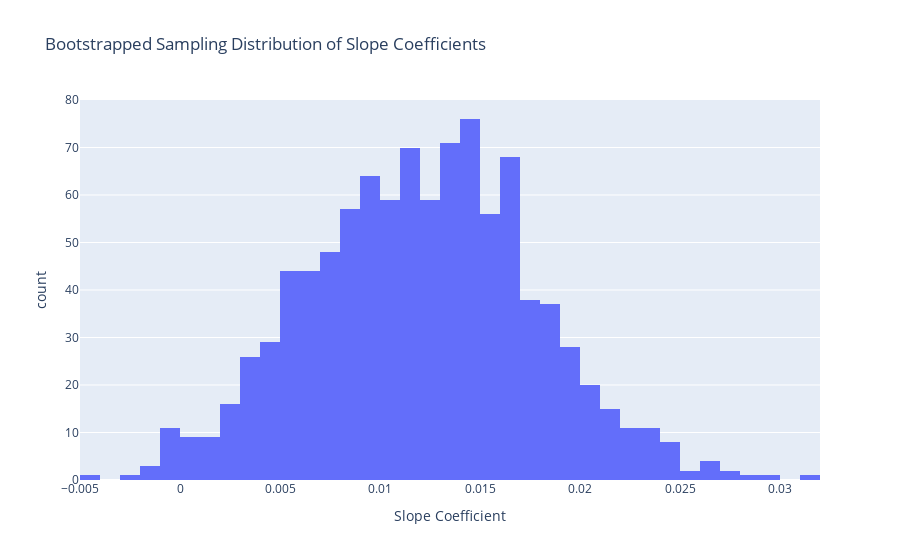
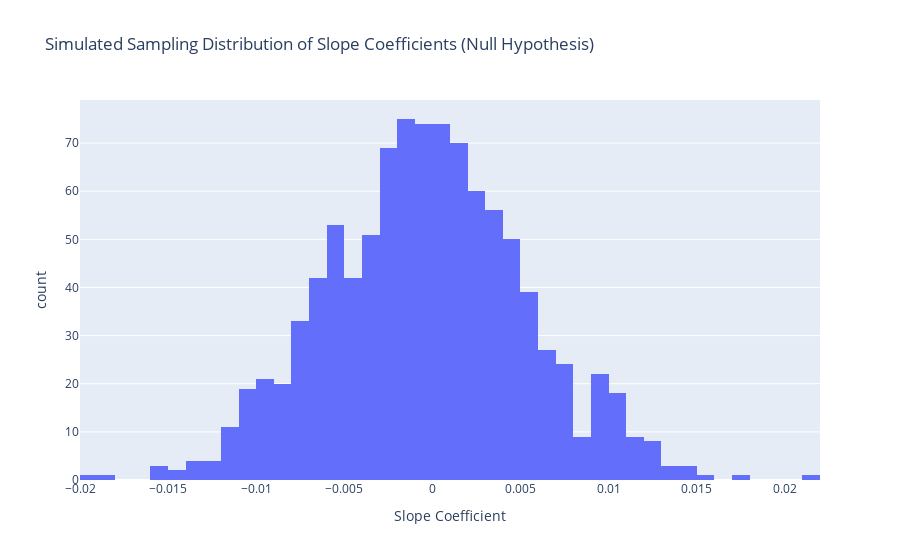

These figures' notebook cell, in order:
### Markdown cell above
Question 10

Null hypothesis (H0): There is no linear association on average between the waiting time and the duration of an eruption in the Old Faithful dataset (β1=0) considering long waiting times.

The p value listed in the output for waiting is 0.038 which suggests moderate evidence against the null hypothesis.

Summary - Hypothesis Testing: We outlined how to specify a null hypothesis of "no linear association," calculate a p-value from the simulated distribution of slope coefficients, and interpret confidence intervals for bootstrapped data.

Statistical Inferences: The task involved analyzing the Old Faithful Geyser dataset to generate bootstrapped slope coefficients, simulate data under the null hypothesis of no association, and compare observed p-values with simulated p-values to test the linear relationship between the wait time and eruption duration.

https://chatgpt.com/share/672d69d9-dce4-8004-bbb9-b56bca1b25b9

### Code cell
import numpy as np
import pandas as pd
import plotly.express as px
import statsmodels.formula.api as smf
from scipy import stats

# Create a mask for long wait times
long_wait_limit = 71
long_wait = old_faithful.waiting > long_wait_limit

# Number of bootstrapped samples
n_bootstrap = 1000
bootstrapped_slope_coefficients = []

# Perform bootstrapping
for _ in range(n_bootstrap):
    # Generate a bootstrapped sample
    bootstrap_sample = old_faithful[long_wait].sample(n=long_wait.sum(), replace=True)
    
    # Fit the linear regression model
    model = smf.ols('duration ~ waiting', data=bootstrap_sample).fit()
    
    # Collect the slope coefficient
    bootstrapped_slope_coefficients.append(model.params['waiting'])

# Visualize the bootstrapped slope coefficients
fig = px.histogram(x=bootstrapped_slope_coefficients, 
                   title="Bootstrapped Sampling Distribution of Slope Coefficients", 
                   labels={'x': 'Slope Coefficient'})
fig.show(render="png")

# Parameters for the null hypothesis simulation
beta0_sim = 1.65
beta1_sim = 0  # Null hypothesis assumption of no linear relationship
sigma_sim = 0.37

# Number of simulations
n_simulations = 1000
simulated_slope_coefficients = []

# Perform simulations
for _ in range(n_simulations):
    # Create a simulated dataset with no linear association
    old_faithful_simulation = old_faithful[long_wait].copy()
    old_faithful_simulation['duration'] = beta0_sim + beta1_sim * old_faithful_simulation['waiting'] + \
                                          stats.norm(loc=0, scale=sigma_sim).rvs(size=long_wait.sum())
    
    # Fit the linear regression model to the simulated data
    model_sim = smf.ols('duration ~ waiting', data=old_faithful_simulation).fit()
    
    # Collect the slope coefficient
    simulated_slope_coefficients.append(model_sim.params['waiting'])

# Visualize the simulated sampling distribution of slope coefficients
fig = px.histogram(x=simulated_slope_coefficients, 
                   title="Simulated Sampling Distribution of Slope Coefficients (Null Hypothesis)", 
                   labels={'x': 'Slope Coefficient'})
fig.show(render="png")

# 95% Confidence interval from bootstrapped slope coefficients
bootstrap_conf_interval = np.quantile(bootstrapped_slope_coefficients, [0.025, 0.975])
print(f"95% Bootstrapped Confidence Interval for Slope: {bootstrap_conf_interval}")

# Check if 0 is within the 95% CI
contains_zero = 0 >= bootstrap_conf_interval[0] and 0 <= bootstrap_conf_interval[1]
print(f"Does the 95% CI contain 0? {'Yes' if contains_zero else 'No'}")

# Calculate p-value from simulated slope coefficients under the null hypothesis
observed_slope = smf.ols('duration ~ waiting', data=old_faithful[long_wait]).fit().params['waiting']
simulated_p_value = (np.abs(simulated_slope_coefficients) >= np.abs(observed_slope)).mean()
print(f"Simulated p-value: {simulated_p_value}")

# Compare with the p-value from the original model
original_p_value = smf.ols('duration ~ waiting', data=old_faithful[long_wait]).fit().pvalues['waiting']
print(f"Original p-value from model summary: {original_p_value}")

### Figure 1 — Plotly figure (JSON) as saved in the notebook; plotly's stock layout.template omitted (floating-point values rounded to 4 significant figures; data arrays with more than 128 entries replaced by an {"elided": "..."} marker saying what was removed)
{"data": [{"alignmentgroup": "True", "bingroup": "x", "hovertemplate": "Slope Coefficient=%{x}<br>count=%{y}<extra></extra>", "legendgroup": "", "marker": {"color": "#636efa", "pattern": {"shape": ""}}, "name": "", "offsetgroup": "", "orientation": "v", "showlegend": false, "type": "histogram", "x": {"elided": "1000 float values"}, "xaxis": "x", "yaxis": "y"}], "layout": {"barmode": "relative", "legend": {"tracegroupgap": 0}, "title": {"text": "Bootstrapped Sampling Distribution of Slope Coefficients"}, "xaxis": {"anchor": "y", "domain": [0, 1], "title": {"text": "Slope Coefficient"}}, "yaxis": {"anchor": "x", "domain": [0, 1], "title": {"text": "count"}}}}

### Figure 2 — Plotly figure (JSON) as saved in the notebook; plotly's stock layout.template omitted (floating-point values rounded to 4 significant figures; data arrays with more than 128 entries replaced by an {"elided": "..."} marker saying what was removed)
{"data": [{"alignmentgroup": "True", "bingroup": "x", "hovertemplate": "Slope Coefficient=%{x}<br>count=%{y}<extra></extra>", "legendgroup": "", "marker": {"color": "#636efa", "pattern": {"shape": ""}}, "name": "", "offsetgroup": "", "orientation": "v", "showlegend": false, "type": "histogram", "x": {"elided": "1000 float values"}, "xaxis": "x", "yaxis": "y"}], "layout": {"barmode": "relative", "legend": {"tracegroupgap": 0}, "title": {"text": "Simulated Sampling Distribution of Slope Coefficients (Null Hypothesis)"}, "xaxis": {"anchor": "y", "domain": [0, 1], "title": {"text": "Slope Coefficient"}}, "yaxis": {"anchor": "x", "domain": [0, 1], "title": {"text": "count"}}}}
